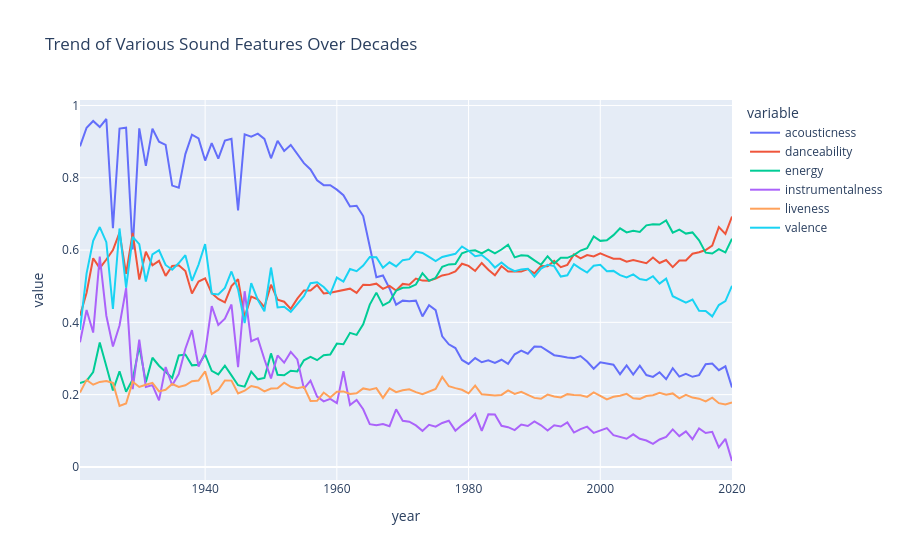

The code cell stored with this chart in its notebook:
### Code cell
#Plot Trends of Sound Features Over Decades
import plotly.express as px
sound_features = [
    'acousticness',
    'danceability',
    'energy',
    'instrumentalness',
    'liveness',
    'valence'
]

fig = px.line(
    year_data,
    x='year',
    y=sound_features,
    title='Trend of Various Sound Features Over Decades'
)

fig.show()
